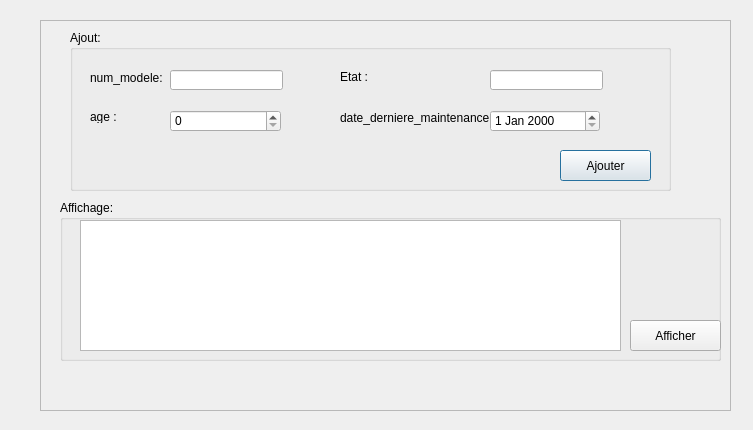
<?xml version="1.0" encoding="UTF-8"?>
<ui version="4.0">
 <class>Fiche_suivi</class>
 <widget class="QDialog" name="Fiche_suivi">
  <property name="geometry">
   <rect>
    <x>0</x>
    <y>0</y>
    <width>753</width>
    <height>430</height>
   </rect>
  </property>
  <property name="windowTitle">
   <string>Dialog</string>
  </property>
  <widget class="QFrame" name="frame">
   <property name="geometry">
    <rect>
     <x>40</x>
     <y>20</y>
     <width>691</width>
     <height>391</height>
    </rect>
   </property>
   <property name="frameShape">
    <enum>QFrame::StyledPanel</enum>
   </property>
   <property name="frameShadow">
    <enum>QFrame::Raised</enum>
   </property>
   <widget class="QGroupBox" name="groupBox">
    <property name="geometry">
     <rect>
      <x>30</x>
      <y>10</y>
      <width>601</width>
      <height>161</height>
     </rect>
    </property>
    <property name="title">
     <string>Ajout:</string>
    </property>
    <widget class="QLabel" name="label">
     <property name="geometry">
      <rect>
       <x>20</x>
       <y>40</y>
       <width>91</width>
       <height>16</height>
      </rect>
     </property>
     <property name="text">
      <string>num_modele:</string>
     </property>
    </widget>
    <widget class="QLabel" name="label_2">
     <property name="geometry">
      <rect>
       <x>20</x>
       <y>80</y>
       <width>47</width>
       <height>13</height>
      </rect>
     </property>
     <property name="text">
      <string>age :</string>
     </property>
    </widget>
    <widget class="QLabel" name="label_3">
     <property name="geometry">
      <rect>
       <x>270</x>
       <y>80</y>
       <width>151</width>
       <height>16</height>
      </rect>
     </property>
     <property name="text">
      <string>date_derniere_maintenance :</string>
     </property>
    </widget>
    <widget class="QLineEdit" name="LEnum">
     <property name="geometry">
      <rect>
       <x>100</x>
       <y>40</y>
       <width>113</width>
       <height>20</height>
      </rect>
     </property>
    </widget>
    <widget class="QDateEdit" name="LEdate">
     <property name="geometry">
      <rect>
       <x>420</x>
       <y>80</y>
       <width>110</width>
       <height>22</height>
      </rect>
     </property>
    </widget>
    <widget class="QSpinBox" name="LEage">
     <property name="geometry">
      <rect>
       <x>100</x>
       <y>80</y>
       <width>111</width>
       <height>22</height>
      </rect>
     </property>
    </widget>
    <widget class="QLabel" name="label_4">
     <property name="geometry">
      <rect>
       <x>270</x>
       <y>40</y>
       <width>47</width>
       <height>13</height>
      </rect>
     </property>
     <property name="text">
      <string>Etat :</string>
     </property>
    </widget>
    <widget class="QLineEdit" name="LEetat">
     <property name="geometry">
      <rect>
       <x>420</x>
       <y>40</y>
       <width>113</width>
       <height>20</height>
      </rect>
     </property>
    </widget>
    <widget class="QPushButton" name="pushButtonajouter1">
     <property name="geometry">
      <rect>
       <x>490</x>
       <y>120</y>
       <width>91</width>
       <height>31</height>
      </rect>
     </property>
     <property name="text">
      <string>Ajouter</string>
     </property>
    </widget>
   </widget>
   <widget class="QGroupBox" name="groupBox_2">
    <property name="geometry">
     <rect>
      <x>20</x>
      <y>180</y>
      <width>661</width>
      <height>161</height>
     </rect>
    </property>
    <property name="title">
     <string>Affichage:</string>
    </property>
    <widget class="QTableView" name="tableView">
     <property name="geometry">
      <rect>
       <x>20</x>
       <y>20</y>
       <width>541</width>
       <height>131</height>
      </rect>
     </property>
    </widget>
    <widget class="QPushButton" name="pushButtonafficher2">
     <property name="geometry">
      <rect>
       <x>570</x>
       <y>120</y>
       <width>91</width>
       <height>31</height>
      </rect>
     </property>
     <property name="text">
      <string>Afficher</string>
     </property>
    </widget>
   </widget>
  </widget>
 </widget>
 <resources/>
 <connections/>
</ui>
